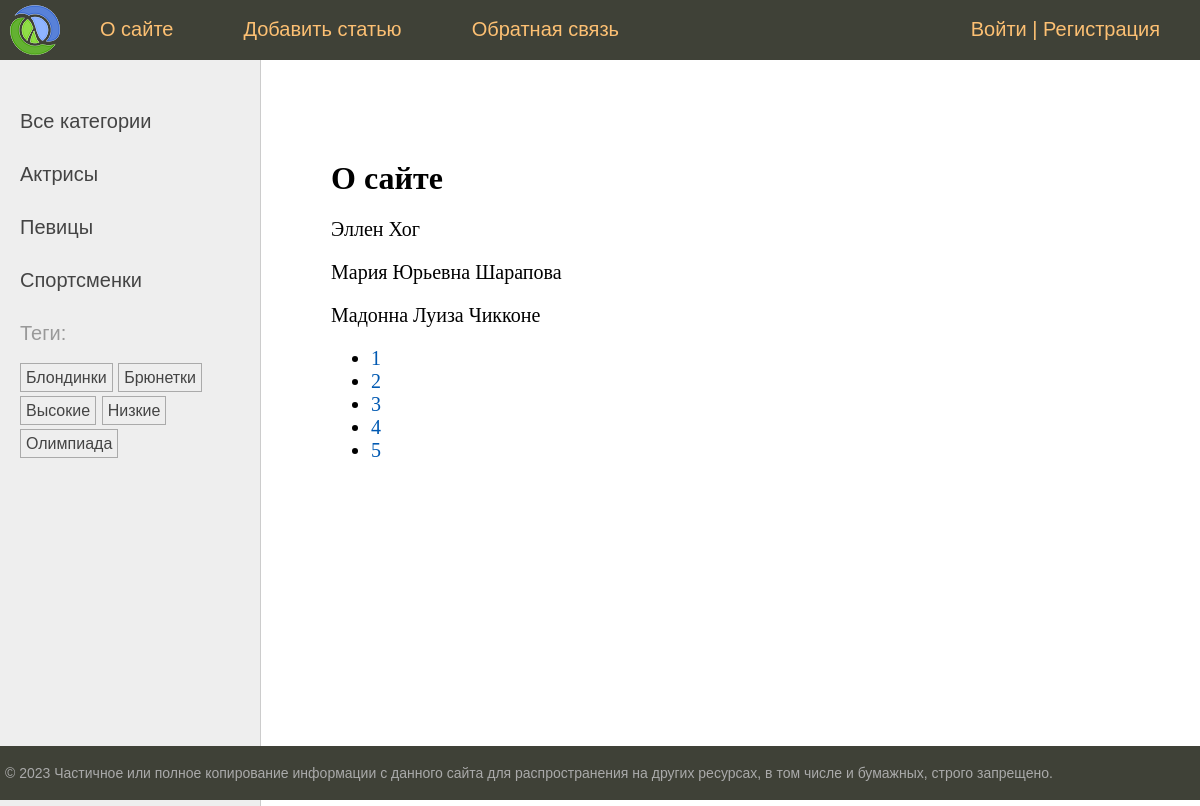
The page /about/ on the database its author committed.
### women/models.py (models this page shows, shortened)
class Category(models.Model):
    name = models.CharField(max_length=100, db_index=True, verbose_name="Категория")
    slug = models.SlugField(max_length=255, unique=True, db_index=True)
    class Meta:
        verbose_name = "Категория"
        verbose_name_plural = "Категории"
    def get_absolute_url(self):
        return reverse("category", kwargs={"cat_slug": self.slug})

class TagPost(models.Model):
    tag = models.CharField(max_length=100, db_index=True)
    slug = models.SlugField(max_length=255, db_index=True, unique=True)
    def get_absolute_url(self):
        return reverse("tag", kwargs={"tag_slug": self.slug})

class Women(models.Model):
    class Status(models.IntegerChoices):
        DRAFT = 0, "Черновик"
        PUBLISHED = 1, "Опубликовано"
    title = models.CharField(max_length=255, verbose_name="Заголовок")
    slug = models.SlugField(
        max_length=255,
        db_index=True,
        unique=True,
        validators=[
            MinLengthValidator(5),
            MaxLengthValidator(100),
        ],
    )
    content = models.TextField(blank=True, verbose_name="Текст статьи")
    time_create = models.DateTimeField(auto_now_add=True, verbose_name="Время создания")
    time_update = models.DateTimeField(auto_now=True, verbose_name="Время изменения")
    is_published = models.BooleanField(
        choices=tuple(map(lambda x: (bool(x[0]), x[1]), Status.choices)),
        default=Status.DRAFT,
        verbose_name="Статус",
    )
    cat = models.ForeignKey(
        "Category",
        on_delete=models.PROTECT,
        related_name="posts",
        verbose_name="Категория",
    )
    tags = models.ManyToManyField(
        "TagPost", blank=True, related_name="tags", verbose_name="Теги"
    )
    husband = models.OneToOneField(
        "Husband",
        on_delete=models.SET_NULL,
        null=True,
        blank=True,
        related_name="wuman",
        verbose_name="Муж",
    )
    photo = models.ImageField(
        upload_to="photos/%Y/%m/%d/",
        default=None,
        blank=True,
        null=True,
        verbose_name="Фото",
    )
    objects = models.Manager()
    published = PublishedManager()
    class Meta:
        verbose_name = "Известные женщины"
        verbose_name_plural = "Известные женщины"
        ordering = ["-time_create"]
        indexes = [
            models.Index(fields=["-time_create"]),
        ]
    def __str__(self):
        return self.title

### women/views.py (the view)
# urls.py: path("about/", views.about, name="about"),
def about(request):
    contact_list = Women.published.all()
    paginator = Paginator(contact_list, 3)
    page_number = request.GET.get("page")
    page_obj = paginator.get_page(page_number)
    return render(
        request, "women/about.html", {"page_obj": page_obj, "title": "О сайте"}
    )

### users/context_processors.py (called while the page is built)
def get_women_context(request):
    return {'mainmenu': menu}

### women/models.py (called while the page is built)
    def get_queryset(self):
        return super().get_queryset().filter(is_published=Women.Status.PUBLISHED)

### women/templatetags/women_tags.py (called while the page is built)
@register.inclusion_tag("women/list_tags.html")
def show_all_tags():
    return {
        "tags": TagPost.objects.annotate(total=Count("tags")).filter(
            total__gt=0
        )
    }

@register.inclusion_tag("women/list_categories.html")
def show_categories(cat_selected_id=0):
    cats = Category.objects.annotate(total=Count("posts")).filter(total__gt=0)
    return {"cats": cats, "cat_selected": cat_selected_id}

### women/templates/women/about.html
{% extends 'base.html' %}
{% block content %}
    <h1>{{ title }}</h1>
    {% for contact in page_obj %}
        <p>{{ contact }}</p>
    {% endfor %}
    <nav>
        <ul>
            {% for p in page_obj.paginator.page_range %}
                <li>
                    <a href="?page={{ p }}">{{ p }}</a>
                </li>
            {% endfor %}
        </ul>
    </nav>
{% endblock %}

### women/templates/women/list_categories.html
{% for cat in cats %}
    {% if cat.id == cat_selected %}
        <li class="selected">{{ cat.name }}</li>
    {% else %}
        <li><a href="{{ cat.get_absolute_url }}">{{ cat.name }}</a></li>
    {% endif %}
{% endfor %}

### women/templates/women/list_tags.html
{% if tags %}
    Теги:</p>
    <ul class="tags-list">
        {% for t in tags %}
            <li><a href="{{ t.get_absolute_url }}">{{ t.tag }}</a></li>
        {% endfor %}
    </ul>
{% endif %}

### women/static/women/css/styles.css (style rules this page uses)
html, body { font-family: 'Arial'; margin: 0; padding: 0; height: 100%; width: 100%; color: #444; }
a { color: #0059b2; text-decoration: none; }
.left-chapters ul { width: 230px; margin: 0; padding: 20px 10px 10px 20px; list-style: none; font-size: 20px; }
.left-chapters ul li { margin: 30px 0 0 0; color: #999; }
.left-chapters ul li a { color: #444; text-decoration: none; }
ul.tags-list { width: 100%; margin: 0; padding: 0; list-style: none; }
ul.tags-list li { margin: 0; padding: 0 0 10px; display: inline-block; }
ul.tags-list li a { padding: 5px; font-size: 16px; border: 1px solid #aaa; }
.content-text h1 { font-size: 32px; }

### rows shown on the page
Category: name "Актрисы"
Category: name "Певицы"
Category: name "Спортсменки"
TagPost: tag "Блондинки"
TagPost: tag "Брюнетки"
TagPost: tag "Высокие"
TagPost: tag "Низкие"
TagPost: tag "Олимпиада"
Women: title "Эллен Хог"
Women: title "Мария Юрьевна Шарапова"
Women: title "Мадонна Луиза Чикконе"

### other values the page prints
{{ m.title }} "О сайте" "Добавить статью" "Обратная связь"
{{ title }} "О сайте"
{{ p }} "1" "2" "3" "4" "5"
